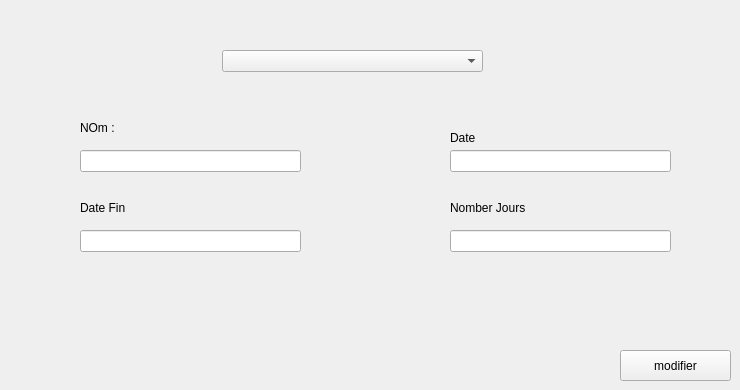
      <widget class="QWidget" name="modifier_regionE">
       <attribute name="title">
        <string>modifier</string>
       </attribute>
       <widget class="QPushButton" name="modfier_region_b_E">
        <property name="geometry">
         <rect>
          <x>620</x>
          <y>350</y>
          <width>111</width>
          <height>31</height>
         </rect>
        </property>
        <property name="styleSheet">
         <string notr="true">#pushButton_choisir  {
-moz-box-shadow: 0px 10px 14px -7px #3e7327;
	-webkit-box-shadow: 0px 10px 14px -7px #3e7327;
	box-shadow: 0px 10px 14px -7px #3e7327;
	background:-webkit-gradient(linear, left top, left bottom, color-stop(0.05, #77b55a), color-stop(1, #72b352));
	background:-moz-linear-gradient(top, #77b55a 5%, #72b352 100%);
	background:-webkit-linear-gradient(top, #77b55a 5%, #72b352 100%);
	background:-o-linear-gradient(top, #77b55a 5%, #72b352 100%);
	background:-ms-linear-gradient(top, #77b55a 5%, #72b352 100%);
	background:linear-gradient(to bottom, #77b55a 5%, #72b352 100%);
	
	background-color: darkCyan ;
	-moz-border-radius:4px;
	-webkit-border-radius:4px;
	border-radius:4px;
	border:1px solid #4b8f29;
	display:inline-block;
	cursor:pointer;
	color:#ffffff;
	font-family:Arial;
	font-size:13px;
	font-weight:bold;
	padding:6px 12px;
	text-decoration:none;
	text-shadow:0px 1px 0px #5b8a3c;
}
#pushButton_choisir:hover {
background:-webkit-gradient(linear, left top, left bottom, color-stop(0.05, #72b352), color-stop(1, #77b55a));
	background:-moz-linear-gradient(top, #72b352 5%, #77b55a 100%);
	background:-webkit-linear-gradient(top, #72b352 5%, #77b55a 100%);
	background:-o-linear-gradient(top, #72b352 5%, #77b55a 100%);
	background:-ms-linear-gradient(top, #72b352 5%, #77b55a 100%);
	background:linear-gradient(to bottom, #72b352 5%, #77b55a 100%);
	
	background-color:blue;
}</string>
        </property>
        <property name="text">
         <string>modifier</string>
        </property>
       </widget>
       <widget class="QLineEdit" name="date_s_2">
        <property name="geometry">
         <rect>
          <x>450</x>
          <y>150</y>
          <width>221</width>
          <height>22</height>
         </rect>
        </property>
       </widget>
       <widget class="QLineEdit" name="nom_s_2">
        <property name="geometry">
         <rect>
          <x>80</x>
          <y>150</y>
          <width>221</width>
          <height>22</height>
         </rect>
        </property>
       </widget>
       <widget class="QLabel" name="label_9">
        <property name="geometry">
         <rect>
          <x>450</x>
          <y>130</y>
          <width>121</width>
          <height>16</height>
         </rect>
        </property>
        <property name="text">
         <string>Date</string>
        </property>
       </widget>
       <widget class="QLabel" name="label_7">
        <property name="geometry">
         <rect>
          <x>80</x>
          <y>120</y>
          <width>56</width>
          <height>16</height>
         </rect>
        </property>
        <property name="text">
         <string>NOm :</string>
        </property>
       </widget>
       <widget class="QLabel" name="label_10">
        <property name="geometry">
         <rect>
          <x>80</x>
          <y>200</y>
          <width>81</width>
          <height>16</height>
         </rect>
        </property>
        <property name="text">
         <string>Date Fin</string>
        </property>
       </widget>
       <widget class="QLineEdit" name="qte_s_2">
        <property name="geometry">
         <rect>
          <x>80</x>
          <y>230</y>
          <width>221</width>
          <height>22</height>
         </rect>
        </property>
       </widget>
       <widget class="QComboBox" name="id_s_1">
        <property name="geometry">
         <rect>
          <x>222</x>
          <y>50</y>
          <width>261</width>
          <height>22</height>
         </rect>
        </property>
       </widget>
       <widget class="QLabel" name="label_12">
        <property name="geometry">
         <rect>
          <x>450</x>
          <y>200</y>
          <width>81</width>
          <height>16</height>
         </rect>
        </property>
        <property name="text">
         <string>Nomber Jours</string>
        </property>
       </widget>
       <widget class="QLineEdit" name="qte_s_4">
        <property name="geometry">
         <rect>
          <x>450</x>
          <y>230</y>
          <width>221</width>
          <height>22</height>
         </rect>
        </property>
       </widget>
      </widget>
